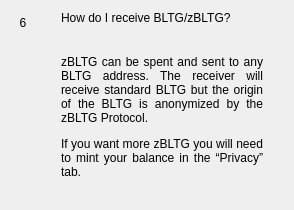
                  <widget class="QWidget" name="widgetFaq6" native="true">
                   <layout class="QHBoxLayout" name="horizontalpage_6" stretch="0,1">
                    <item alignment="Qt::AlignTop">
                     <widget class="QLabel" name="labelNumber6">
                      <property name="minimumSize">
                       <size>
                        <width>24</width>
                        <height>24</height>
                       </size>
                      </property>
                      <property name="maximumSize">
                       <size>
                        <width>16777215</width>
                        <height>24</height>
                       </size>
                      </property>
                      <property name="text">
                       <string>6</string>
                      </property>
                      <property name="alignment">
                       <set>Qt::AlignCenter</set>
                      </property>
                     </widget>
                    </item>
                    <item>
                     <layout class="QVBoxLayout" name="verticalLayoutpage_6">
                      <property name="spacing">
                       <number>0</number>
                      </property>
                      <property name="leftMargin">
                       <number>20</number>
                      </property>
                      <property name="rightMargin">
                       <number>20</number>
                      </property>
                      <item>
                       <widget class="QLabel" name="labelSubtitle6">
                        <property name="text">
                         <string>How do I receive BLTG/zBLTG?</string>
                        </property>
                        <property name="wordWrap">
                         <bool>true</bool>
                        </property>
                       </widget>
                      </item>
                      <item>
                       <spacer name="verticalSpacer_60">
                        <property name="orientation">
                         <enum>Qt::Vertical</enum>
                        </property>
                        <property name="sizeType">
                         <enum>QSizePolicy::Fixed</enum>
                        </property>
                        <property name="sizeHint" stdset="0">
                         <size>
                          <width>20</width>
                          <height>30</height>
                         </size>
                        </property>
                       </spacer>
                      </item>
                      <item>
                       <widget class="QLabel" name="labelContent6">
                        <property name="text">
                         <string>
                           &lt;html&gt;&lt;head/&gt;&lt;body&gt;&lt;p align=&quot;justify&quot;&gt;
                           zBLTG can be spent and sent to any BLTG address. The receiver will
                           receive standard BLTG but the origin of the BLTG is anonymized by the zBLTG Protocol.
                           &lt;/p&gt;&lt;p align=&quot;justify&quot;&gt;
                           If you want more zBLTG you will need to mint your balance in the “Privacy” tab.
                           &lt;/p&gt;&lt;/body&gt;&lt;/html&gt;
                         </string>
                        </property>
                        <property name="alignment">
                         <set>Qt::AlignLeading|Qt::AlignLeft|Qt::AlignTop</set>
                        </property>
                        <property name="wordWrap">
                         <bool>true</bool>
                        </property>
                       </widget>
                      </item>
                      <item>
                       <spacer name="verticalSpacer_61">
                        <property name="orientation">
                         <enum>Qt::Vertical</enum>
                        </property>
                        <property name="sizeHint" stdset="0">
                         <size>
                          <width>20</width>
                          <height>20</height>
                         </size>
                        </property>
                       </spacer>
                      </item>
                     </layout>
                    </item>
                   </layout>
                  </widget>
